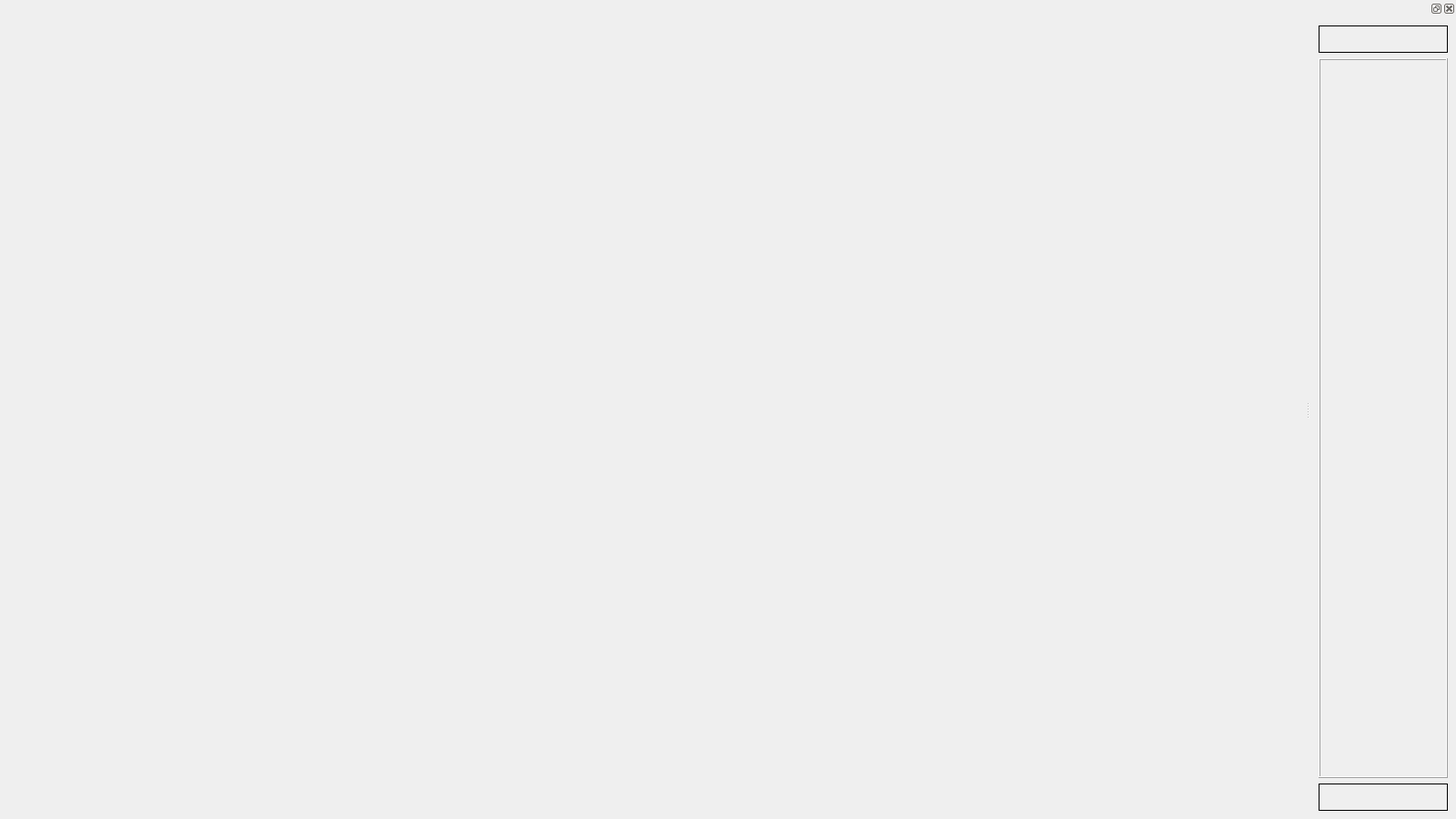
<?xml version="1.0" encoding="UTF-8"?>
<ui version="4.0">
 <class>AVL</class>
 <widget class="QMainWindow" name="AVL">
  <property name="geometry">
   <rect>
    <x>0</x>
    <y>0</y>
    <width>1600</width>
    <height>900</height>
   </rect>
  </property>
  <property name="minimumSize">
   <size>
    <width>0</width>
    <height>0</height>
   </size>
  </property>
  <property name="windowTitle">
   <string>MainWindow</string>
  </property>
  <widget class="QWidget" name="centralwidget">
   <layout class="QHBoxLayout" name="horizontalLayout">
    <item>
     <widget class="QWidget" name="showwidget" native="true">
      <property name="minimumSize">
       <size>
        <width>0</width>
        <height>0</height>
       </size>
      </property>
     </widget>
    </item>
   </layout>
  </widget>
  <widget class="QMenuBar" name="menubar">
   <property name="geometry">
    <rect>
     <x>0</x>
     <y>0</y>
     <width>1600</width>
     <height>26</height>
    </rect>
   </property>
  </widget>
  <widget class="QDockWidget" name="dockwidget">
   <property name="sizePolicy">
    <sizepolicy hsizetype="Preferred" vsizetype="Preferred">
     <horstretch>0</horstretch>
     <verstretch>0</verstretch>
    </sizepolicy>
   </property>
   <property name="minimumSize">
    <size>
     <width>160</width>
     <height>800</height>
    </size>
   </property>
   <property name="maximumSize">
    <size>
     <width>400</width>
     <height>900</height>
    </size>
   </property>
   <property name="allowedAreas">
    <set>Qt::AllDockWidgetAreas</set>
   </property>
   <attribute name="dockWidgetArea">
    <number>2</number>
   </attribute>
   <widget class="QWidget" name="dockWidgetContents">
    <layout class="QVBoxLayout" name="verticalLayout">
     <item>
      <widget class="QLabel" name="outputlab">
       <property name="maximumSize">
        <size>
         <width>16777215</width>
         <height>30</height>
        </size>
       </property>
       <property name="frameShape">
        <enum>QFrame::Box</enum>
       </property>
       <property name="text">
        <string/>
       </property>
      </widget>
     </item>
     <item>
      <widget class="QFrame" name="codewidget">
       <property name="frameShape">
        <enum>QFrame::Box</enum>
       </property>
       <property name="frameShadow">
        <enum>QFrame::Raised</enum>
       </property>
      </widget>
     </item>
     <item>
      <widget class="QLabel" name="statuslab">
       <property name="maximumSize">
        <size>
         <width>16777215</width>
         <height>30</height>
        </size>
       </property>
       <property name="frameShape">
        <enum>QFrame::Box</enum>
       </property>
       <property name="text">
        <string/>
       </property>
      </widget>
     </item>
    </layout>
   </widget>
  </widget>
 </widget>
 <resources/>
 <connections/>
</ui>
